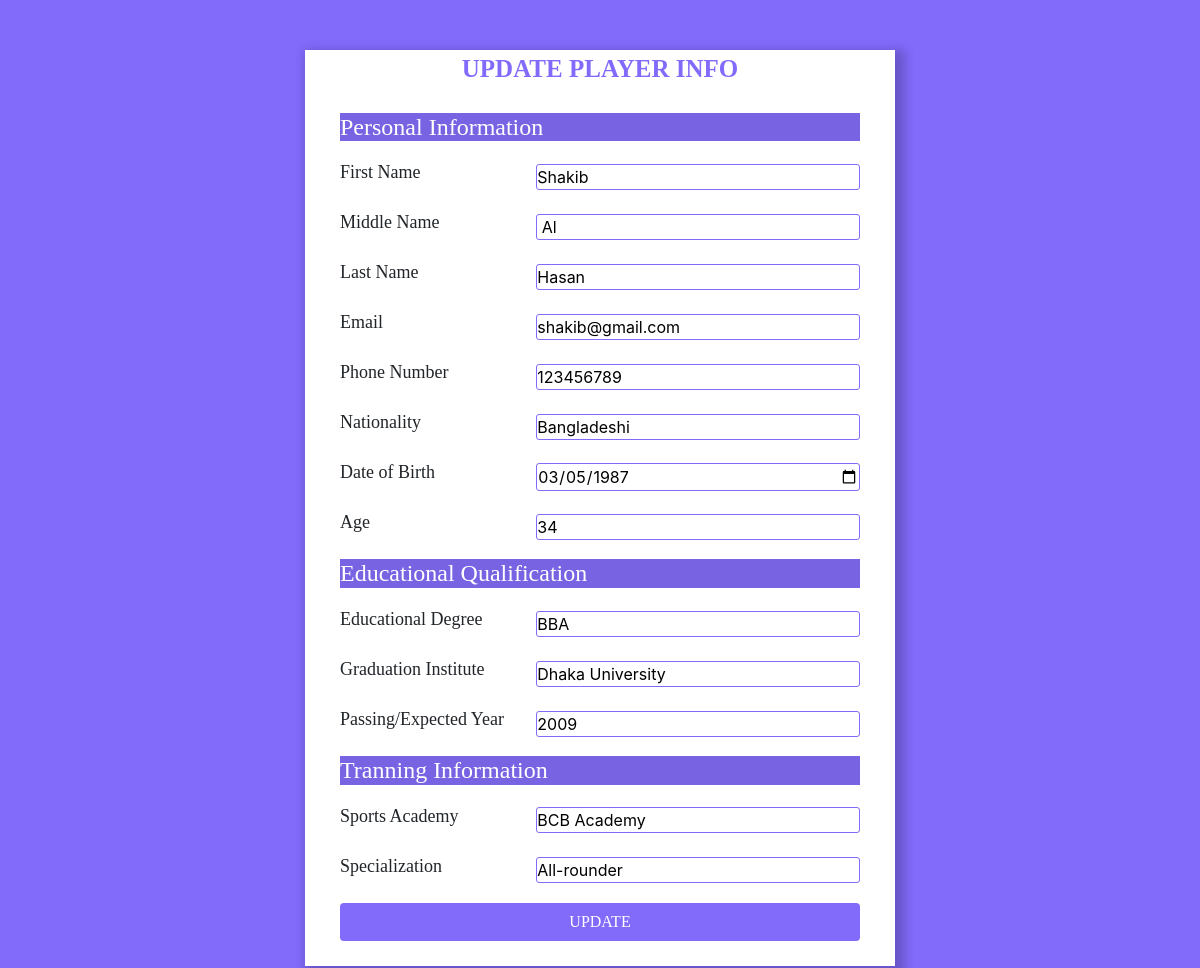
Screenshot of /Cricket-Club-Player-Achievement/update.php?player_id=26 (signed in) with the database file from the repository.
### tables this page shows
CREATE TABLE `Player` (
  `player_id` int(11) NOT NULL,
  `first_name` varchar(50) NOT NULL,
  `middle_name` varchar(50) DEFAULT NULL,
  `last_name` varchar(50) NOT NULL,
  `email` varchar(100) NOT NULL,
  `phone_number` varchar(20) NOT NULL,
  `nationality` varchar(50) NOT NULL,
  `dob` date NOT NULL,
  `age` int(11) DEFAULT NULL CHECK (`age` > 12)
);

CREATE TABLE `Player_Education` (
  `player_id` int(11) NOT NULL,
  `degree` varchar(100) NOT NULL,
  `institution` varchar(200) NOT NULL,
  `passing_year` int(11) NOT NULL
);

CREATE TABLE `Player_Training` (
  `player_id` int(11) NOT NULL,
  `academy` varchar(200) NOT NULL,
  `specialization` varchar(100) NOT NULL
);

### Cricket-Club-Player-Achievement/update.php (the view, shortened to what this page needs)
<?php
    include("database.php");
    $player_id = $_GET['player_id'];
    $query_player = "SELECT * FROM Player NATURAL JOIN Player_Education NATURAL JOIN Player_Training WHERE player_id = '$player_id'";
    $result = mysqli_query($conn, $query_player);
    $row = mysqli_fetch_assoc($result);
?>
<!DOCTYPE html>
<html lang="en">
<head>
    <link rel="stylesheet" href="https://stackpath.bootstrapcdn.com/bootstrap/4.5.2/css/bootstrap.min.css">
    <link rel="stylesheet" href="./style.css">
</head>
<body>
    <div class="container">
        <div class="title">UPDATE Player Info</div>
        <form action="#" method="POST">
        <div class="form">
            <h4 class="section">Personal Information</h4>
            <div class="inputField">
                <label>First Name</label>
                <input type="text" value= "<?php echo $row['first_name'];?>" class="input" placeholder=" Enter First Name" name="first_name" required>
            </div>
            <div class="inputField">
                <label>Middle Name</label>
                <input type="text" value= "<?php echo $row['middle_name'];?>"class="input" placeholder=" Enter Middle Name" name="middle_name">
            </div>
            <div class="inputField">
                <label>Last Name</label>
                <input type="Last Name" value= "<?php echo $row['last_name'];?>" class="input" placeholder=" Enter Last Name" name="last_name" required>
            </div>
            <div class="inputField">
                <label>Email</label>
                <input type="text" value= "<?php echo $row['email'];?>" class="input"  placeholder=" Enter Email " name="email" required>
            </div>
            <div class="inputField">
                <label>Phone Number</label>
                <input type="number" value= "<?php echo $row['phone_number'];?>" class="input"  placeholder=" Enter Phone Number" name="phone_number">
            </div>
            <div class="inputField">
                <label>Nationality</label>
                <input type="text" value= "<?php echo $row['nationality'];?>" class="input" placeholder=" Enter Nationality" name="nationality" required>
            </div>
            <div class="inputField">
                <label>Date of Birth</label>
                <input type="date" value= "<?php echo $row['dob'];?>" class="input" placeholder=" Enter Date of Birth" name="dob" required>
            </div>
            <div class="inputField">
                <label>Age</label>
                <input type="number" value= "<?php echo $row['age'];?>" class="input" placeholder=" Enter Age" name="age" required>
            </div>
            <h4 class="section">Educational Qualification</h4>
            <div class="inputField">
                <label>Educational Degree</label>
                <input type="text" value= "<?php echo $row['degree'];?>" class="input" placeholder=" Enter Degree Name" name="degree" >
            </div>
            <div class="inputField">
                <label>Graduation Institute</label>
                <input type="text" value= "<?php echo $row['institution'];?>" class="input" placeholder=" Enter Institute Name" name="institution">
            </div>
            <div class="inputField">
                <label>Passing/Expected Year</label>
                <input type="year" value= "<?php echo $row['passing_year'];?>" class="input" placeholder=" Enter Passing/Expected Year" name="passing_year">
            </div>
            <h4 class="section">Tranning Information</h4>
            <div class="inputField">
                <label>Sports Academy</label>
                <input type="text" value= "<?php echo $row['academy'];?>" class="input" placeholder=" Enter Academy Name" name="academy">
            </div>
            <div class="inputField">
                <label>Specialization</label>
                <input type="text" value= "<?php echo $row['specialization'];?>" class="input" placeholder=" Enter Specialization" name="specialization" required>
            </div>
            <div class="inputField">
                <input type="submit" value="UPDATE" class="btn" name="update">
            </div>
            </div>
        </form>
        </div>
</body>
</html>

### Cricket-Club-Player-Achievement/style.css (style rules this page uses)
* { margin: 0; padding: 0; box-sizing: border-box; }
body { background-color: rgb(130, 106, 251); padding: 0 10px; }
.container { max-height: 1000px; width: 50%; background-color: white; margin: 50px auto; box-shadow: 5px 5px 10px 5px rgba(0, 0, 0, 0.2); }
.container .title { text-align: center; font-size: 25px; font-weight: 700; margin-top: 25px; margin-bottom: 25px; color: rgb(130, 106, 251); text-transform: uppercase; font-family: 'Times New Roman', Times, serif; }
.container .form { width: 100%; padding: 0 20px; }
.container .form .section { display: flex; justify-content: space-between; margin-bottom: 18px; text-align: center; font-family: 'Times New Roman', Times, serif; color:white; background-color: rgb(120, 99, 226); }
.container .form .inputField { margin-bottom: 15px; display: flex; align-items: center; }
.container .form .inputField label { width: 300px; font-size: 18px; margin-right: 10px; font-family: 'Times New Roman', Times, serif; }
.container .form .inputField .input { border: 1px solid rgb(130, 106, 251); width: 100%; border-radius: 3px; transition: all 0.3s ease; }
.container .form .inputField .btn { width: 100%; background-color: rgb(130, 106, 251); color: white; cursor: pointer; margin-bottom: 25px; font-family: 'Times New Roman', Times, serif; }

### rows the page displays
player: first_name "Shakib", middle_name "Al", last_name "Hasan", email "shakib@gmail.com", phone_number "123456789", nationality "Bangladeshi", dob "03/05/1987", age "34", degree "BBA", institution "Dhaka University", passing_year "2009", academy "BCB Academy", specialization "All-rounder"
